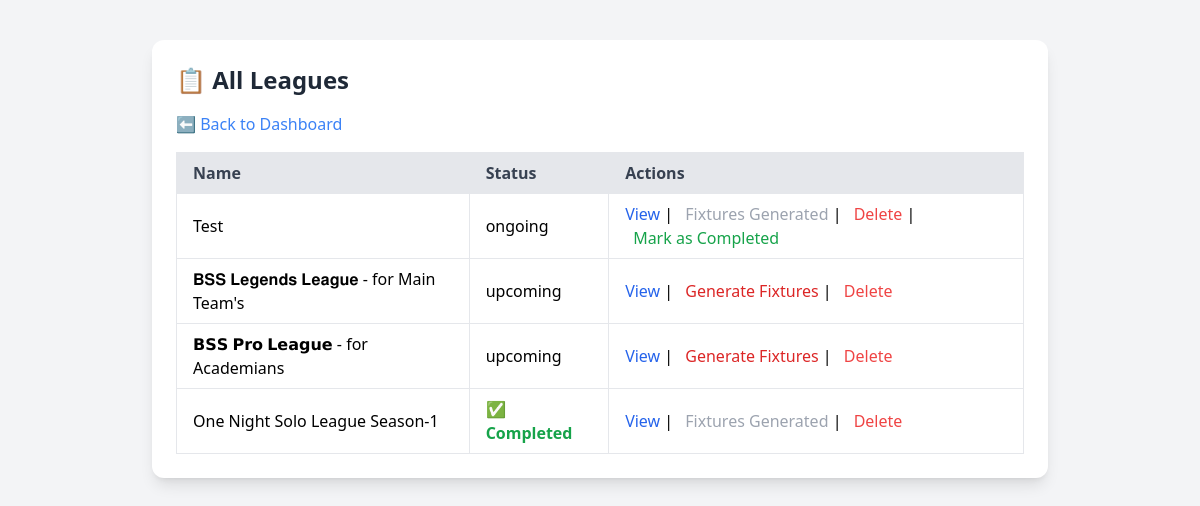
The app's page /admin/leagues.php (signed in) with its own data.
### tables this page shows
CREATE TABLE `leagues` (
  `id` int(11) NOT NULL,
  `name` varchar(100) NOT NULL,
  `description` text DEFAULT NULL,
  `status` enum('upcoming','ongoing','completed') DEFAULT 'upcoming',
  `created_at` timestamp NULL DEFAULT current_timestamp()
);

### admin/leagues.php (the view, shortened to what this page needs)
<?php
require_once '../config/db.php';
$stmt = $pdo->query("SELECT * FROM leagues ORDER BY id DESC");
$leagues = $stmt->fetchAll();
?>
<!DOCTYPE html>
<html lang="en">
<head>
    <script src="https://cdn.tailwindcss.com"></script>
</head>
<body class="bg-gray-100 min-h-screen p-4 flex flex-col items-center">
    <div class="w-full max-w-4xl bg-white p-6 rounded-xl shadow-lg mt-6">
        <h2 class="text-2xl font-bold text-gray-800 mb-4">📋 All Leagues</h2>
        <div class="mb-4">
            <a href="dashboard.php" class="text-blue-500 hover:underline">⬅️ Back to Dashboard</a>
        </div>
        <?php if (count($leagues) === 0): ?>
            <p class="text-gray-600">No leagues created yet.</p>
        <?php else: ?>
            <div class="overflow-x-auto">
                <table class="min-w-full border border-gray-300 text-left">
                    <thead class="bg-gray-200 text-gray-700">
                        <tr>
                            <th class="py-2 px-4 border">Name</th>
                            <th class="py-2 px-4 border">Status</th>
                            <th class="py-2 px-4 border">Actions</th>
                        </tr>
                    </thead>
                    <tbody>
                        <?php foreach ($leagues as $league): ?>
                            <tr class="hover:bg-gray-100">
                                <td class="py-2 px-4 border"><?php echo htmlspecialchars($league['name']); ?></td>
                                <td class="py-2 px-4 border">
                                    <?php if ($league['status'] === 'completed'): ?>
                                        <span class="text-green-600 font-semibold">✅ Completed</span>
                                    <?php else: ?>
                                        <?php echo htmlspecialchars($league['status']); ?>
                                    <?php endif; ?>
                                </td>
                                <td class="py-2 px-4 border space-x-2">
                                    <a href="view_league.php?league_id=<?php echo $league['id']; ?>" class="text-blue-600 hover:underline">View</a>
                                    |
                                    <?php if ($league['status'] === 'upcoming'): ?>
                                        <a href="generate_fixtures.php?league_id=<?php echo $league['id']; ?>"
                                            class="text-red-600 hover:underline"
                                            onclick="return confirm('Generate fixtures for this league? This action cannot be undone!')">
                                            Generate Fixtures
                                        </a>
                                    <?php else: ?>
                                        <span class="text-gray-400 cursor-not-allowed">Fixtures Generated</span>
                                    <?php endif; ?>
                                    |
                                    <a href="delete_league.php?league_id=<?php echo $league['id']; ?>"
                                        class="text-red-500 hover:underline"
                                        onclick="return confirm('Are you sure you want to delete this league? This cannot be undone!')">
                                        Delete
                                    </a>
                                    <?php if ($league['status'] === 'ongoing'): ?>
                                        |
                                        <form action="complete_league.php" method="POST" class="inline" onsubmit="return confirm('Mark this league as completed?');">
                                            <button type="submit" class="text-green-600 hover:underline">Mark as Completed</button>
                                        </form>
                                    <?php endif; ?>
                                </td>
                            </tr>
                        <?php endforeach; ?>
                    </tbody>
                </table>
            </div>
        <?php endif; ?>
    </div>
</body>
</html>

### records on screen
leagues: name "Test", status "ongoing", shows "Fixtures Generated"
leagues: name "𝐁𝐒𝐒 𝐋𝐞𝐠𝐞𝐧𝐝𝐬 𝐋𝐞𝐚𝐠𝐮𝐞 - for Main Team's", status "upcoming"
leagues: name "𝗕𝗦𝗦 𝗣𝗿𝗼 𝗟𝗲𝗮𝗴𝘂𝗲 - for Academians", status "upcoming"
leagues: name "One Night Solo League Season-1", status "✅ Completed"
